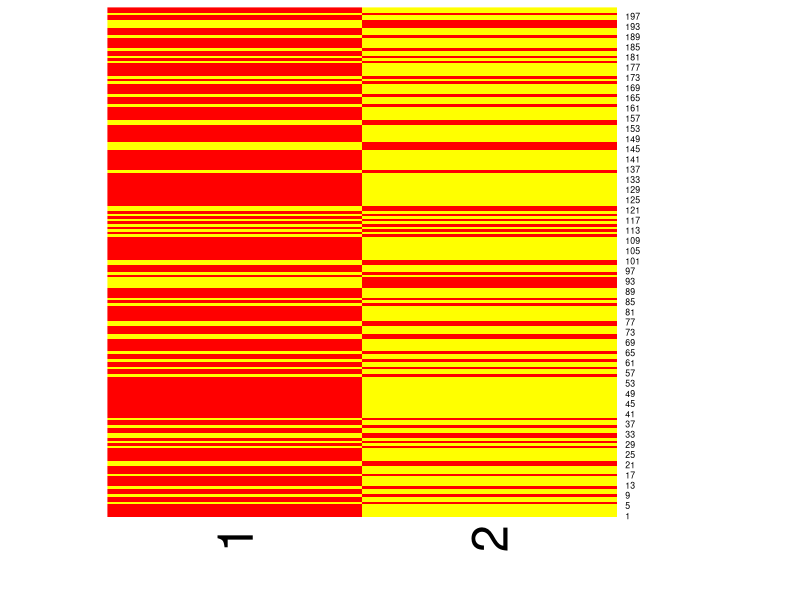

Generate this figure with R:
## ---- chunk 1
P_CA_D1 <- 0.6 * 0.7^4 * 0.3^6
P_CB_D1 <- 0.4 * 0.4^4 * 0.6^6
gamma_A1 <- P_CA_D1 / (P_CA_D1 + P_CB_D1)
gamma_A1
## ---- chunk 2
gamma_B1 <- P_CB_D1 / (P_CA_D1 + P_CB_D1)
gamma_B1
## ---- chunk 3
P_CA_D2 <- 0.6 * 0.7^8 * 0.3^2
P_CB_D2 <- 0.4 * 0.4^8 * 0.6^2
gamma_A2 <- P_CA_D2 / (P_CA_D2 + P_CB_D2)
gamma_A2
## ---- chunk 4
gamma_B2 <- P_CB_D2 / (P_CA_D2 + P_CB_D2)
gamma_B2
## ---- chunk 5
(gamma_A1 + gamma_A2) / 2
## ---- chunk 6
(gamma_B1 + gamma_B2) / 2
## ---- chunk 7
set.seed(2023)
## ---- chunk 8
# read the data into D
D <- read.csv("coinflip.csv")
# check the dimension of D
all(dim(D) == c(200, 100))
## ---- chunk 9
# Number of coins
k <- 2
# Mixture weights (a vector of length k)
lambda <- rep(0.5, k) ## YOUR CODE ##
# Probabilities of obtaining heads (a vector of length k)
theta <- c(0.7, 0.3) ## YOUR CODE ##
## ---- chunk 10
##' This function implements the EM algorithm for the coin toss problem
##' @param D Data matrix of dimensions 100-by-N, where N is the number of observations
##' @param k Number of coins
##' @param lambda Vector of mixture weights
##' @param theta Vector of probabilities of obtaining heads
##' @param tolerance A threshold used to check convergence
coin_EM <- function(D, k, lambda, theta, tolerance = 1e-2) {
  
  # expected complete-data (hidden) log-likelihood
  ll_hid <- -Inf
  # observed log-likelihood
  ll_obs <- -Inf
  # difference between two iterations
  diff <- Inf
  # number of observations
  N <- nrow(D)
  # responsibilities
  gamma <- matrix(0, nrow = k, ncol = N)
  
  # run the E-step and M-step until convergence 
  while (diff > tolerance) {
    
    # store old likelihood
    ll_obs_old <- ll_obs
    
    ############# E-step #############
    
    ### YOUR CODE STARTS ###
    
    # Compute the responsibilities
    L <- dim(D)[2] # number of coin tosses in each obs
    
    likelihoods <- rbind(theta[1]^rowSums(D) * (1-theta[1])^(L - rowSums(D)),
                         theta[2]^rowSums(D) * (1-theta[2])^(L - rowSums(D)))
    
    posterior_1 <- lambda[1] * likelihoods[1, ]
    posterior_2 <- lambda[2] * likelihoods[2, ]
    
    gamma[1, ] <- posterior_1 / (posterior_1 + posterior_2)
    gamma[2, ] <- posterior_2 / (posterior_1 + posterior_2)
    
    # Update expected complete-data (hidden) log-likelihood
    ll_hid <- sum(gamma * log(lambda * likelihoods)) 
    
    # Update observed log-likelihood
    ll_obs <- sum(log(colSums(lambda * likelihoods)))
    
    # Recompute difference between two iterations
    diff <- abs(ll_obs - ll_obs_old)
    
    ### YOUR CODE ENDS ###
    
    ############# M-step #############
    
    ### YOUR CODE STARTS ###
    
    # Recompute priors (mixture weights)
    lambda <- rowSums(gamma) / N
    
    # Recompute probability of heads for each coin
    heads <- rowSums(D)
    count_heads <- gamma %*% heads
    count_tot <- rowSums(gamma) * L
    
    theta <- t(count_heads / count_tot)
    ### YOUR CODE ENDS ###
    
  }
  
  return(list(ll_hid = ll_hid, 
              ll_obs = ll_obs, 
              lambda = lambda, 
              theta = theta,
              gamma = gamma))
  
}
## ---- chunk 11
res <- coin_EM(D, k, lambda, theta)
## ---- chunk 12
## YOUR CODE ##
res$theta
## ---- chunk 13
## YOUR CODE ##
res$lambda
## ---- chunk 14
## YOUR CODE ##
coul <- heat.colors(2, 1)
heatmap(t(res$gamma), Colv=NA, Rowv=NA, scale="column", col=coul)
## ---- chunk 15
## YOUR CODE ##
coin_1 <- sum(res$gamma[1, ] > res$gamma[2, ])
coin_1
## ---- chunk 16
coin_2 <- sum(res$gamma[2, ] > res$gamma[1, ])
coin_2
